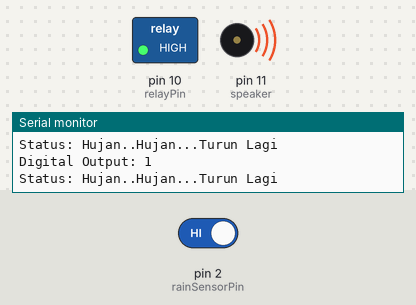
Simulated run of this sketch. Board: Arduino Uno, built with avr-gcc and run on an emulated ATmega328P. Shown: switched loads named in the sketch (green lamp = pin HIGH), buzzer (waves = sounding), the last lines printed to the serial monitor. The inputs (shaded band) are chosen by the test bench; at power-on: pin 2 (rainSensorPin) HIGH. Pins used as bus, display or sensor lines are not drawn.

Above: at 4.4 s.
4.5 s: pin 2 (rainSensorPin) driven LOW
At 6.6 s:
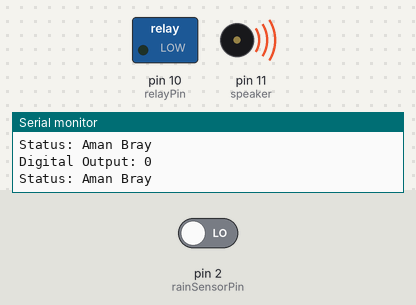
7.0 s: pin 2 (rainSensorPin) driven HIGH
At 7.8 s:
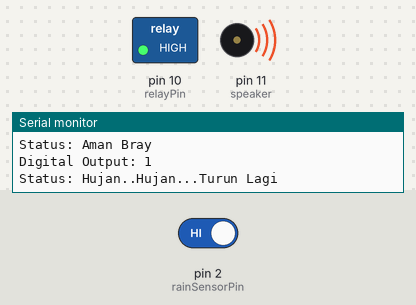
Timing chart, 0 to 15.5 s (numbered marks = the images above; inputs shaded):
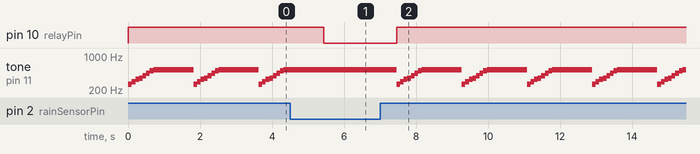

Measured:
- after the input at 4.5 s, pin 10 (relayPin): HIGH → LOW after 0.94 s; tone on pin 11 (speaker): stops changing and stays 523 Hz
- after the input at 7.0 s, pin 10 (relayPin): LOW → HIGH after 0.46 s; tone on pin 11 (speaker): 523 Hz → 262 Hz after 0.46 s, then repeats every 1.8 s: 294 Hz 0.10 s, 330 Hz 0.10 s, 349 Hz 0.10 s, 395 Hz 0.10 s, 440 Hz 0.10 s, 494 Hz 0.10 s, 523 Hz 1.1 s, 262 Hz 0.10 s
- by itself, tone on pin 11 (speaker): repeats every 1.8 s: 294 Hz 0.10 s, 330 Hz 0.10 s, 349 Hz 0.10 s, 395 Hz 0.10 s, 440 Hz 0.10 s, 494 Hz 0.10 s, 523 Hz 1.1 s, 262 Hz 0.10 s

The sketch:

2_keep_dry.ino
```cpp
#define rainSensorPin 2
#define rainSensorPower 7
#define relayPin 10
#include "pitches.h"

int speaker = 11;
int rainVal;

void setup() {
  // put your setup code here, to run once:
  pinMode(speaker,OUTPUT);
  pinMode(rainSensorPower, OUTPUT);
  pinMode(relayPin, OUTPUT);
  digitalWrite(rainSensorPower, LOW); // initially keep the sensor
  Serial.begin(9600);
}

void loop() {
  // put your main code here, to run repeatedly:
  rainVal = readSensor(); // get reading from the function below and print
  Serial.print("Digital Output: ");
  Serial.println(rainVal);

  //Determine status of rain
  if(rainVal)
  {
    Serial.println("Status: Hujan..Hujan...Turun Lagi");
    digitalWrite(relayPin, HIGH);
    song();
  }
  else
  {
    Serial.println("Status: Aman Bray");
    digitalWrite(relayPin, LOW);
  }
  delay(1000);
  Serial.println();
}

// this function returns the sensor output
int readSensor()
{
  digitalWrite(rainSensorPower, HIGH); //turn the sensor On
  delay(10);
  int val = digitalRead(rainSensorPin);
  digitalWrite(rainSensorPower, LOW);
  return val;
}

void song(){
  tone(speaker, 262); delay(100);
  tone(speaker, 294); delay(100);
  tone(speaker, 330); delay(100);
  tone(speaker, 349); delay(100);
  tone(speaker, 395); delay(100);
  tone(speaker, 440); delay(100);
  tone(speaker, 494); delay(100);
  tone(speaker, 523); delay(100);
}
```

pitches.h
```cpp
/*************************************************
 * Public Constants
 *************************************************/

#define NOTE_B0  31
#define NOTE_C1  33
#define NOTE_CS1 35
#define NOTE_D1  37
#define NOTE_DS1 39
#define NOTE_E1  41
#define NOTE_F1  44
#define NOTE_FS1 46
#define NOTE_G1  49
#define NOTE_GS1 52
#define NOTE_A1  55
#define NOTE_AS1 58
#define NOTE_B1  62
#define NOTE_C2  65
#define NOTE_CS2 69
#define NOTE_D2  73
#define NOTE_DS2 78
#define NOTE_E2  82
#define NOTE_F2  87
#define NOTE_FS2 93
#define NOTE_G2  98
#define NOTE_GS2 104
#define NOTE_A2  110
#define NOTE_AS2 117
#define NOTE_B2  123
#define NOTE_C3  131
#define NOTE_CS3 139
#define NOTE_D3  147
#define NOTE_DS3 156
#define NOTE_E3  165
#define NOTE_F3  175
#define NOTE_FS3 185
#define NOTE_G3  196
#define NOTE_GS3 208
#define NOTE_A3  220
#define NOTE_AS3 233
#define NOTE_B3  247
#define NOTE_C4  262
#define NOTE_CS4 277
#define NOTE_D4  294
#define NOTE_DS4 311
#define NOTE_E4  330
#define NOTE_F4  349
#define NOTE_FS4 370
#define NOTE_G4  392
#define NOTE_GS4 415
#define NOTE_A4  440
#define NOTE_AS4 466
#define NOTE_B4  494
#define NOTE_C5  523
#define NOTE_CS5 554
#define NOTE_D5  587
#define NOTE_DS5 622
#define NOTE_E5  659
#define NOTE_F5  698
#define NOTE_FS5 740
#define NOTE_G5  784
#define NOTE_GS5 831
#define NOTE_A5  880
#define NOTE_AS5 932
#define NOTE_B5  988
#define NOTE_C6  1047
#define NOTE_CS6 1109
#define NOTE_D6  1175
#define NOTE_DS6 1245
#define NOTE_E6  1319
#define NOTE_F6  1397
#define NOTE_FS6 1480
#define NOTE_G6  1568
#define NOTE_GS6 1661
#define NOTE_A6  1760
#define NOTE_AS6 1865
#define NOTE_B6  1976
#define NOTE_C7  2093
#define NOTE_CS7 2217
#define NOTE_D7  2349
#define NOTE_DS7 2489
#define NOTE_E7  2637
#define NOTE_F7  2794
#define NOTE_FS7 2960
#define NOTE_G7  3136
#define NOTE_GS7 3322
#define NOTE_A7  3520
#define NOTE_AS7 3729
#define NOTE_B7  3951
#define NOTE_C8  4186
#define NOTE_CS8 4435
#define NOTE_D8  4699
#define NOTE_DS8 4978
```
